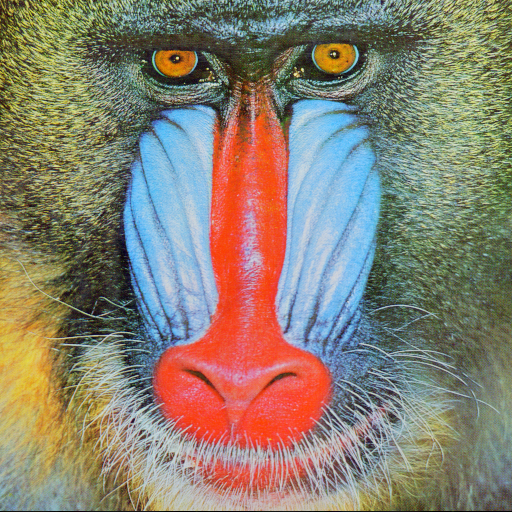
#> input picture baboon.png, 512 x 512 px
$ jupyter execute simpleOCV_1_1.ipynb
#> lines starting #> are read from the running program, lines starting #| are printed output that depends on the picture
[cell 1]
import numpy as np
import cv2

img = cv2.imread("baboon.png",0)
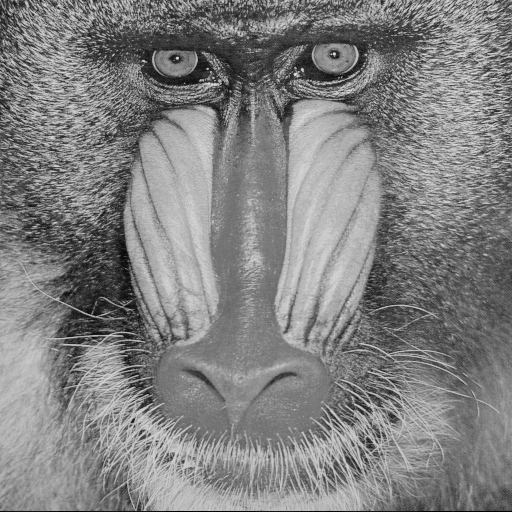
#> img: shape (512, 512); min 0, max 230, mean 129.1
cv2.imshow("baboon",img)
k = cv2.waitKey(0)
#> (key Esc is pressed here)
if(k == 27):
    cv2.destroyAllWindows()
elif(k==ord('s')):
    cv2.imwrite("grey_baboon.png" ,img)
    cv2.destroyAllWindows()

[cell 2]
#cv2.line()  //cv2.circle()// cv2.rectangle() //cv2.ellipse()  //cv2.putText()
black_img=np.zeros((512,512,3) ,np.uint8)
x =256
y=0

for i in range(5,512,50):
    cv2.line(black_img , (0,i),(511,i) ,(255,0,0) ,3)
    cv2.line(black_img , (i,y),(i,511) ,(0,0,255) ,3)


cv2.imshow("baboon",black_img)
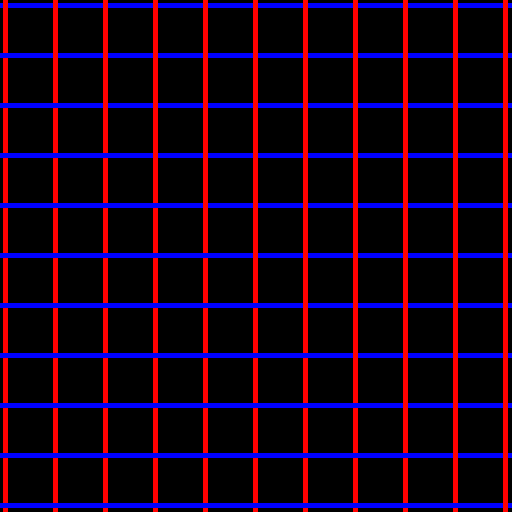
#> window 'baboon': shape (512, 512, 3); mean B, G, R 25.8, 0, 26.1
cv2.waitKey(0)
cv2.destroyAllWindows()

[cell 3]
#drawing circle
import numpy as np
import cv2
img = np.zeros((512,512,3) ,np.uint8)

cv2.circle(img ,(255,255) ,50 ,(255,0,0) ,3)
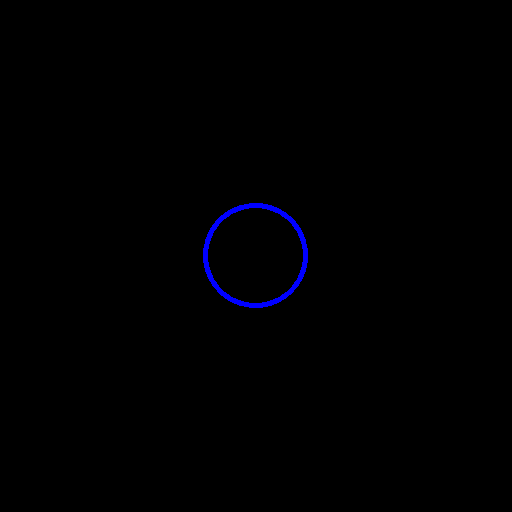
#> img: shape (512, 512, 3); mean of channels 0, 1, 2 1.5, 0, 0; drawn as B, G, R
cv2.line(img ,(310,205),(310,305),(0,0,255),3)
cv2.line(img ,(210,308),(310,308),(0,0,255),3)
cv2.line(img ,(205,308),(205,205),(0,0,255),3)
cv2.line(img ,(205,205),(310,205),(0,0,255),3)

cv2.circle(img , (255,255) ,75 ,(0,255,0),3)

cv2.rectangle(img,(180,180) ,(330,330) ,(100,100,50),2)
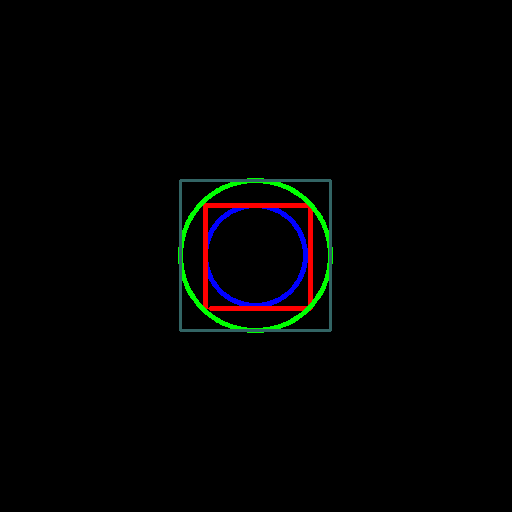
#> img: shape (512, 512, 3); mean of channels 0, 1, 2 1.9, 2.5, 2.3; drawn as B, G, R


cv2.imshow("baboon",img)
cv2.waitKey(0)
cv2.destroyAllWindows()

[cell 4]
#drawing rectangle
import numpy as np
import cv2
img = np.zeros((512,512,3) ,np.uint8)
for i in range(0,511,64):
    for j in range(511-i,0,-64 ):
        cv2.rectangle(img,(i,i) ,(j,j) ,(0,255,0),2)
        break

cv2.imshow("baboon",img)
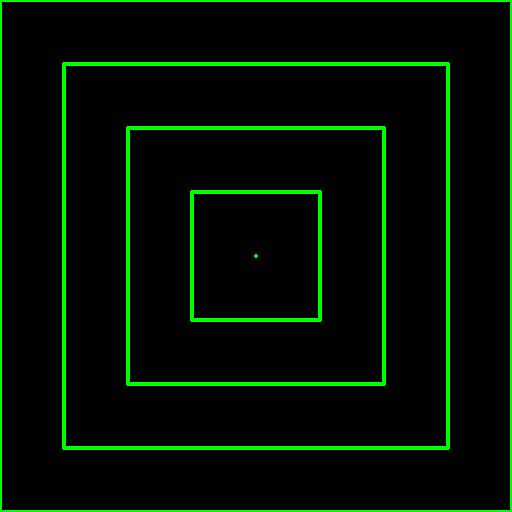
#> window 'baboon': shape (512, 512, 3); mean B, G, R 0, 15.9, 0
cv2.waitKey(0)
cv2.destroyAllWindows()
